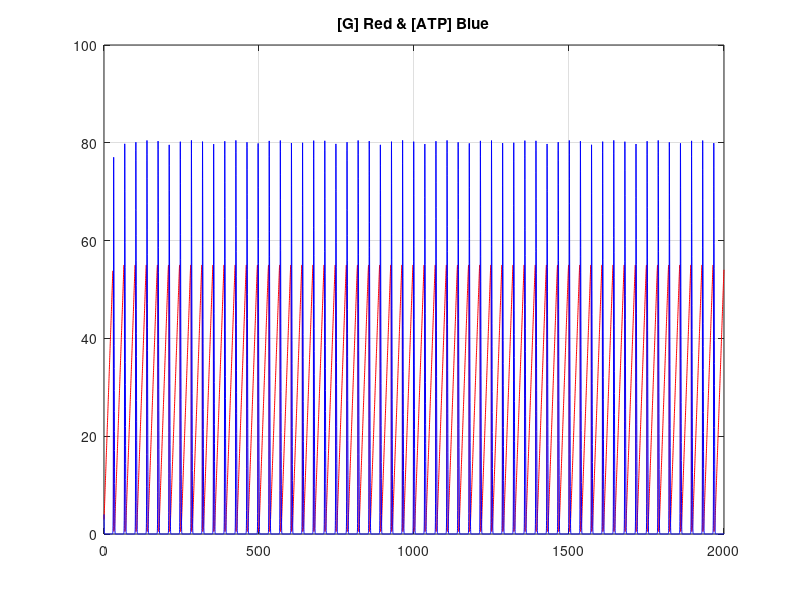
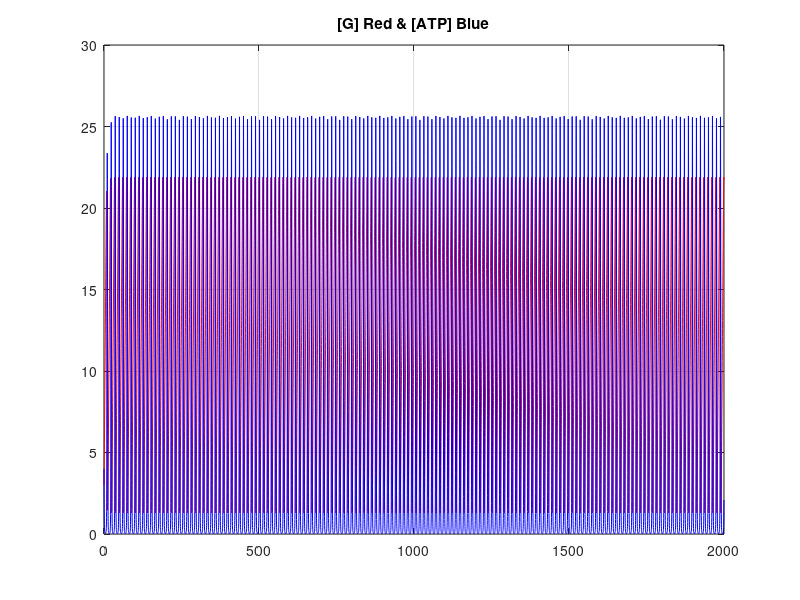
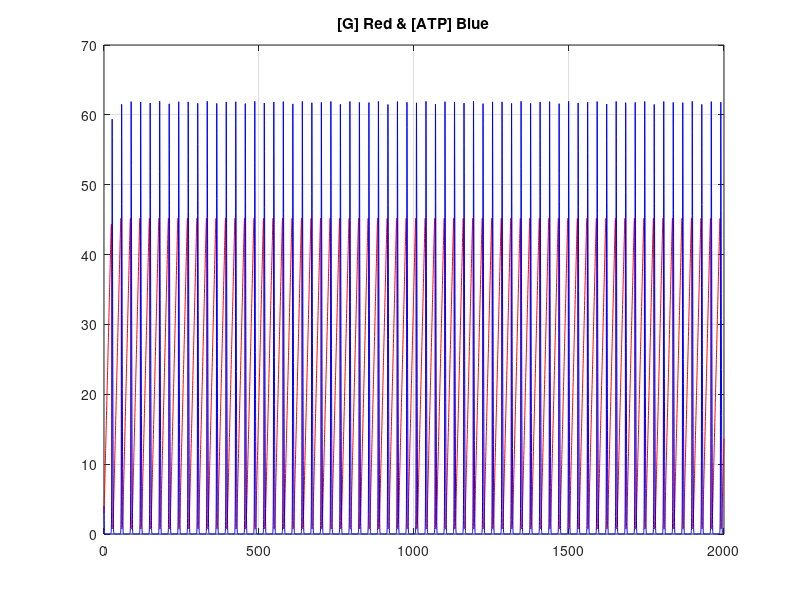
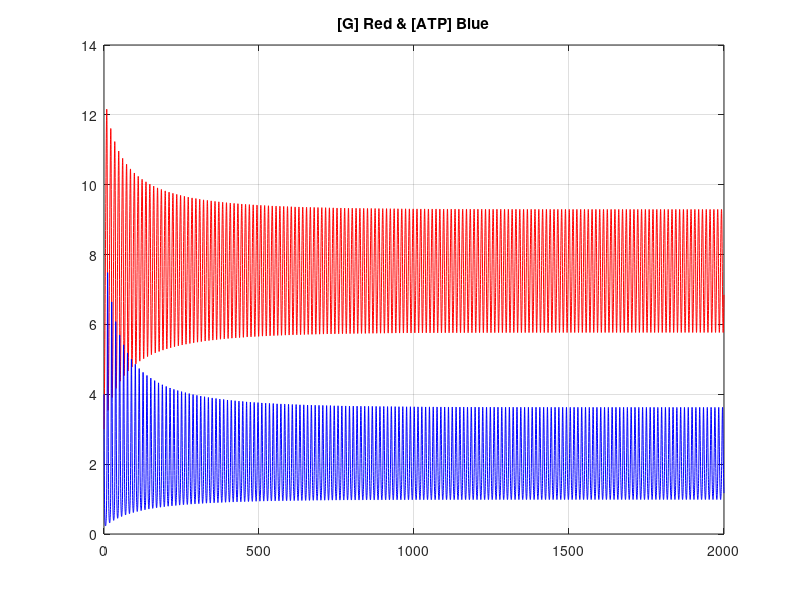

Write the MATLAB code that produced these figures, in order.
clear; clc;
% Which SET of parameters leads to damped oscillations

Vin = [0.36, 0.5, 0.36, 0.3] ;
k1 = [0.01, 0.02, 0.01, 0.02] ;
kp = [7, 6, 6, 6] ;
Km = [13, 12, 13, 18] ;

dt    = 0.2 ;  
tlast = 2000 ; 
 
iterations = round(tlast/dt) ; 


time = dt*(0:iterations-1) ;

for j = 1:4
    G = 3;
    ATP = 4;
    G_arr = zeros(iterations, 1);
    ATP_arr = zeros(iterations, 1);
    for i = 1:iterations 
        ATP_arr(i) = ATP;
        G_arr(i) = G;

        dATP_dt = 2 * k1(j) * G_arr(i) * ATP_arr(i) - ((kp(j) * ATP_arr(i)) ./ (Km(j) + ATP_arr(i))); 
        dG_dt = Vin(j) - k1(j) * G_arr(i) * ATP_arr(i);

        ATP = ATP + dATP_dt;
        G = G + dG_dt;
    end

    fprintf("[G] max = %0.5f \n", max(G_arr));
    fprintf("[ATP] max = %0.5f \n", max(ATP_arr));

    figure;
    plot(time, G_arr, 'r');
    hold on;
    plot(time, ATP_arr, 'b');
    title('[G] Red & [ATP] Blue');
    grid on;
    
end

% Answer - Figure 4